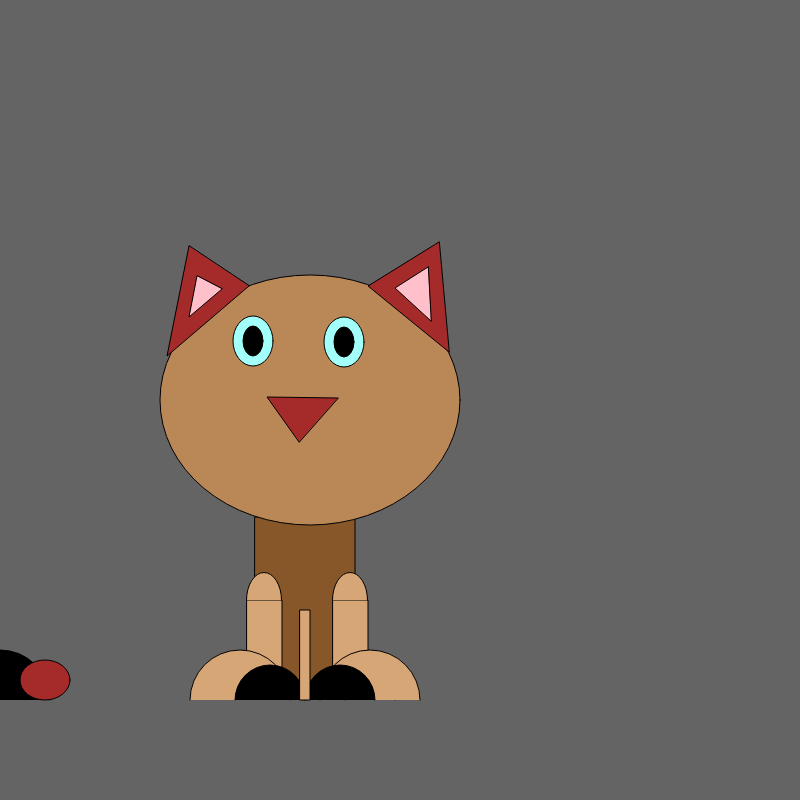
Frame 1 (no input)
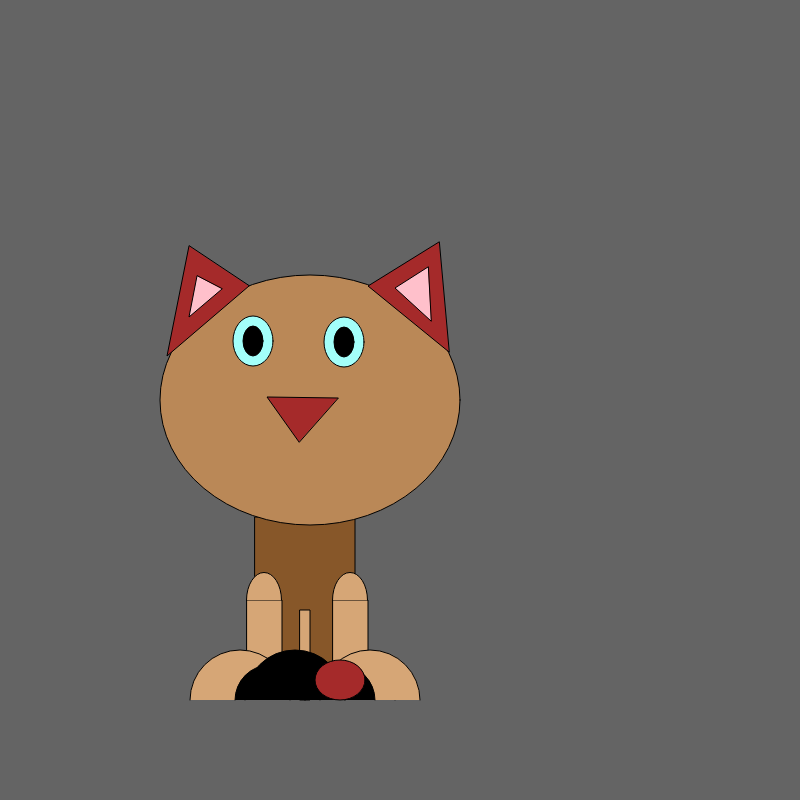
Frame 60 (no input)
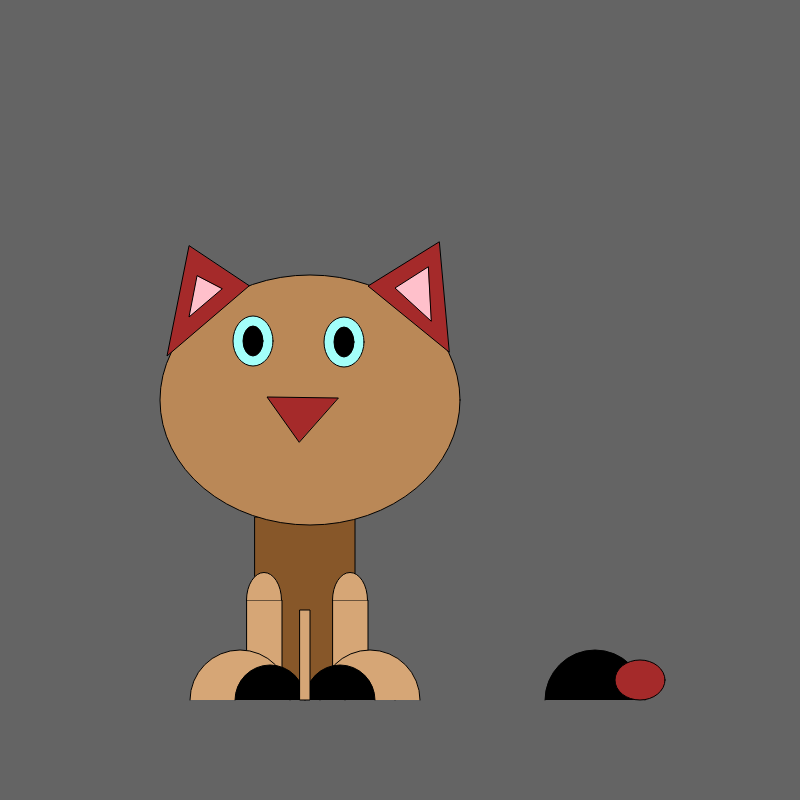
Frame 120 (the mouse pressed at the canvas centre since frame 60)

The p5.js sketch that drew these frames (run headless with seeded random() and noise() and a simulated clock; from frame 60 on, the mouse is pressed at the canvas centre):

// p5.js sketch
// ── sketch.js
var myState = 0;
var timer = 200;
var x = 0;
var velocity = 5;


function setup() {
  // put setup code here
  createCanvas(800, 800);
  //rectMode(CENTER);
  //ellipseMode(CENTER);
}

function draw() {
  // put drawing code here
  let s = 'Click the screen when the mouse is on the right side of the cat for a suprise! (Worked on mp2 for a total of 6 hours within atom and on p5js)';
  fill('white');
  text(s, 20, 50, 700, 100); // Text wraps within text box
  textSize(20)

  background(100);

  switch (myState) {
    case 0: // green state

      fill('#875729');
      rect(255, 517, 100, 175);

      fill('#d6a676');
      rect(247, 600, 35, 70);

      fill('#d6a676');
      rect(333, 600, 35, 70);

      fill('black');
      arc(370, 700, 50, 50, PI, TWO_PI);

      fill('#ba8857');
      ellipse(310, 400, 300, 250);

      fill('brown');
      triangle(189, 246, 167, 356, 249, 286);

      fill('brown');
      triangle(439, 242, 368, 286, 449, 352);

      fill('brown');
      triangle(299, 442, 267, 397, 338, 398);

      fill('#a3fffa');
      ellipse(253, 341, 40, 50);

      fill('#a3fffa');
      ellipse(344, 342, 40, 50);

      fill('black');
      ellipse(253, 341, 20, 30);

      fill('black');
      ellipse(344, 342, 20, 30);

      fill('pink');
      triangle(197, 276, 189, 317, 222, 289);

      fill('pink');
      triangle(428, 267, 395, 288, 431, 321);

      fill('#d6a676');
      arc(370, 700, 100, 100, PI, TWO_PI);

      fill('#d6a676');
      arc(240, 700, 100, 100, PI, TWO_PI);

      fill('black');
      arc(270, 700, 70, 70, PI, TWO_PI);

      fill('black');
      arc(340, 700, 70, 70, PI, TWO_PI);

      fill('#d6a676');
      arc(264, 600, 35, 55, PI, TWO_PI);

      fill('#d6a676');
      arc(350, 600, 35, 55, PI, TWO_PI);

      fill('#d6a676');
      rect(300, 610, 10, 90);


      break;

    case 1: // green state

      fill('#875729');
      rect(255, 517, 100, 175);

      fill('#d6a676');
      rect(247, 600, 35, 70);

      fill('#d6a676');
      rect(333, 600, 35, 70);

      fill('black');
      arc(370, 700, 50, 50, PI, TWO_PI);

      fill('#ba8857');
      ellipse(310, 400, 300, 250);

      fill('brown');
      triangle(189, 246, 167, 356, 249, 286);

      fill('brown');
      triangle(439, 242, 368, 286, 449, 352);

      fill('brown');
      triangle(299, 442, 267, 397, 338, 398);

      fill('#a3fffa');
      ellipse(253, 341, 40, 50);

      fill('#a3fffa');
      ellipse(344, 342, 40, 50);

      fill('black');
      ellipse(253, 341, 20, 30);

      fill('black');
      ellipse(344, 342, 20, 30);

      fill('pink');
      triangle(197, 276, 189, 317, 222, 289);

      fill('pink');
      triangle(428, 267, 395, 288, 431, 321);

      fill('#d6a676');
      arc(370, 700, 100, 100, PI, TWO_PI);

      fill('#d6a676');
      arc(240, 700, 100, 100, PI, TWO_PI);

      fill('black');
      arc(270, 700, 70, 70, PI, TWO_PI);

      fill('black');
      arc(340, 700, 70, 70, PI, TWO_PI);

      fill('#d6a676');
      arc(264, 600, 35, 55, PI, TWO_PI);

      fill('#d6a676');
      arc(350, 600, 35, 55, PI, TWO_PI);

      fill('#d6a676');
      rect(300, 610, 10, 90);

      doTimer(1, 200);
      velocity = 5;
      break;

    case 2: // yellow state      fill('grey');

      fill('#875729');
      rect(255, 517, 100, 175);

      fill('#d6a676');
      rect(247, 600, 35, 70);

      fill('#d6a676');
      rect(333, 600, 35, 70);

      fill('black');
      arc(370, 700, 50, 50, PI, TWO_PI);

      fill('#ba8857');
      ellipse(310, 400, 300, 250);

      fill('brown');
      triangle(189, 246, 167, 356, 249, 286);

      fill('brown');
      triangle(439, 242, 368, 286, 449, 352);

      fill('brown');
      triangle(299, 442, 267, 397, 338, 398);

      fill('#a3fffa');
      ellipse(253, 341, 40, 50);

      fill('#a3fffa');
      ellipse(344, 342, 40, 50);

      fill('black');
      ellipse(253, 350, 20, 30);

      fill('black');
      ellipse(343, 350, 20, 30);

      fill('pink');
      triangle(197, 276, 189, 317, 222, 289);

      fill('pink');
      triangle(428, 267, 395, 288, 431, 321);

      fill('#d6a676');
      arc(370, 700, 100, 100, PI, TWO_PI);

      fill('#d6a676');
      arc(240, 700, 100, 100, PI, TWO_PI);

      fill('black');
      arc(270, 700, 70, 70, PI, TWO_PI);

      fill('black');
      arc(340, 700, 70, 70, PI, TWO_PI);

      fill('#d6a676');
      arc(264, 600, 35, 55, PI, TWO_PI);

      fill('#d6a676');
      arc(350, 600, 35, 55, PI, TWO_PI);

      fill('#d6a676');
      rect(300, 610, 10, 90);

      doTimer(2, 100);
      velocity = 2;
      break;

    case 3: // red state
      fill('#875729');
      rect(255, 517, 100, 175);

      fill('#d6a676');
      rect(247, 600, 35, 70);

      fill('#d6a676');
      rect(333, 600, 35, 70);

      fill('black');
      arc(370, 700, 50, 50, PI, TWO_PI);

      fill('#ba8857');
      ellipse(310, 400, 300, 250);

      fill('red');
      triangle(189, 246, 167, 356, 249, 286);

      fill('red');
      triangle(439, 242, 368, 286, 449, 352);

      fill('brown');
      triangle(299, 442, 267, 397, 338, 398);

      fill('#a3fffa');
      ellipse(253, 341, 40, 50);

      fill('#a3fffa');
      ellipse(344, 342, 40, 50);

      fill('red');
      ellipse(255, 350, 20, 30);

      fill('red');
      ellipse(345, 350, 20, 30);

      fill('black');
      triangle(280, 280, 250, 300, 290, 370);

      fill('black');
      triangle(320, 280, 350, 300, 300, 370);


      fill('pink');
      triangle(197, 276, 189, 317, 222, 289);

      fill('pink');
      triangle(428, 267, 395, 288, 431, 321);

      fill('#d6a676');
      arc(370, 700, 100, 100, PI, TWO_PI);

      fill('#d6a676');
      arc(240, 700, 100, 100, PI, TWO_PI);

      fill('black');
      arc(270, 700, 70, 70, PI, TWO_PI);

      fill('black');
      arc(340, 700, 70, 70, PI, TWO_PI);

      fill('#d6a676');
      arc(264, 600, 35, 55, PI, TWO_PI);

      fill('#d6a676');
      arc(350, 600, 35, 55, PI, TWO_PI);

      fill('#d6a676');
      rect(300, 610, 10, 90);

      doTimer(2, 100);
      velocity = 0;
      break;

    case 4:
      fill('#875729');
      rect(255, 517, 100, 175);

      fill('#d6a676');
      rect(247, 600, 35, 70);

      fill('#d6a676');
      rect(333, 600, 35, 70);

      fill('black');
      arc(370, 700, 50, 50, PI, TWO_PI);

      fill('#ba8857');
      ellipse(310, 400, 300, 250);

      fill('red');
      triangle(189, 246, 167, 356, 249, 286);

      fill('red');
      triangle(439, 242, 368, 286, 449, 352);

      fill('brown');
      triangle(299, 442, 267, 397, 338, 398);

      fill('#a3fffa');
      ellipse(253, 341, 40, 50);

      fill('#a3fffa');
      ellipse(344, 342, 40, 50);

      fill('red');
      ellipse(255, 350, 20, 30);

      fill('red');
      ellipse(345, 350, 20, 30);

      fill('black');
      triangle(280, 280, 250, 300, 290, 370);

      fill('black');
      triangle(320, 280, 350, 300, 300, 370);


      fill('pink');
      triangle(197, 276, 189, 317, 222, 289);

      fill('pink');
      triangle(428, 267, 395, 288, 431, 321);

      fill('#d6a676');
      arc(370, 700, 100, 100, PI, TWO_PI);

      fill('#d6a676');
      arc(240, 700, 100, 100, PI, TWO_PI);

      fill('black');
      arc(270, 700, 70, 70, PI, TWO_PI);

      fill('black');
      arc(340, 700, 70, 70, PI, TWO_PI);

      fill('#d6a676');
      arc(264, 600, 35, 55, PI, TWO_PI);

      fill('#d6a676');
      arc(350, 600, 35, 55, PI, TWO_PI);

      fill('#d6a676');
      rect(300, 610, 10, 90);

      break;

  }

  fill('black');
  arc(x, 700, 100, 100, PI, TWO_PI);
  fill('brown');
  ellipse(x + 45, 680, 50, 40);
  x = x + velocity;
  if (x > width) {
    x = 0;
  }

}



function mouseReleased() {
  myState += 1;
  if (myState > 4) {
    myState = 0;
  }
}

function doTimer(variableState, variableTimer) {
  timer--;
  if (timer <= 0) {
    timer = variableTimer;
    myState = variableState;
  }
}
